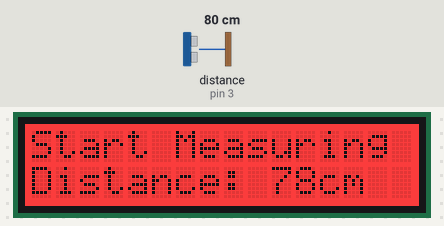
The sketch below on a simulated Arduino Uno, built with avr-gcc and run on an emulated ATmega328P. Shown: 16×2 character LCD. Wiring (inferred from the names in the program): ultrasonic range finder: trigger pin 2; echo pin 3. The test bench sets the inputs (shaded band); at power-on: distance to the obstacle (sensor on pin 3) 80 cm. The echo pulse lasts 58.3 µs per cm; what the sketch prints to the serial monitor is not drawn.

Above: at 3.2 s.
3.3 s: distance to the obstacle (sensor on pin 3) set to 103 cm
At 5.1 s:
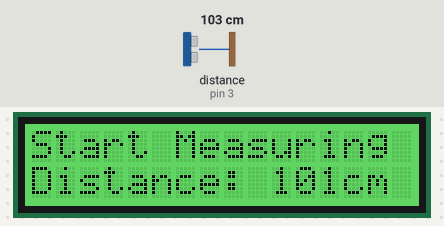
7.4 s: distance to the obstacle (sensor on pin 3) set to 2 cm
At 8.6 s:
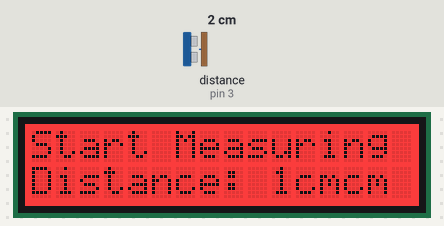
9.7 s: distance to the obstacle (sensor on pin 3) set to 18 cm
At 11.2 s:
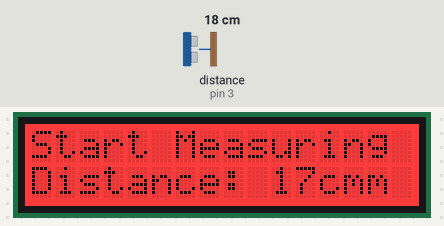
11.7 s: distance to the obstacle (sensor on pin 3) set to 4 cm
At 12.6 s:
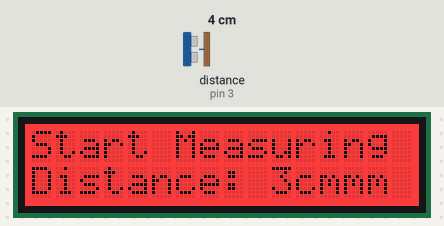
Timing chart, 0 to 14.7 s (numbered marks = the images above; inputs shaded):
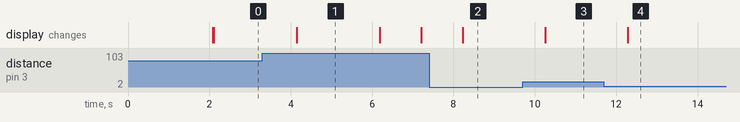

The sketch:

SelfDistancing.ino
```cpp
/*
  Arduino Ultrasoninc Sensor HC-SR04

  modified 19 July 2020
  by THIHA KYAW

  This example code is for Cherryplaza Arduino Training Board
*/
#include <Wire.h>
#include "rgb_lcd.h"

rgb_lcd lcd;

//Color setting for LCD
const int colorR = 255;
const int colorG = 0;
const int colorB = 0;


#define echoPin 3 // attach pin D3, J3-4  to pin Echo of HC-SR04
#define trigPin 2 //attach pin D2, J3-3  to pin Trig of HC-SR04
#define buzzPin 5

// defines variables
long duration; // variable for the duration of sound wave travel
int distance; // variable for the distance measurement

void setup() {
  pinMode(trigPin, OUTPUT); // Sets the trigPin as an OUTPUT
  pinMode(trigPin, OUTPUT); // Sets the trigPin as an OUTPUT
  pinMode(echoPin, INPUT); // Sets the echoPin as an INPUT
  Serial.begin(9600); // // Serial Communication is starting with 9600 of baudrate speed
  Serial.println("Cherryplaza Arduino Training Board"); // print some text in Serial Monitor
  Serial.println("with Arduino UNO R3");

  // set up the LCD's number of columns and rows:
  lcd.begin(16, 2);

  lcd.setRGB(colorR, colorG, colorB);

  // Print a message to the LCD.
  lcd.print("Cherryplaza");
  delay(2000); //2 sec to display

  lcd.setRGB(50, 205, 50);

  lcd.setCursor(0, 0);

  lcd.print("Start Measuring");


}
void loop() {
  // Clears the trigPin condition
  digitalWrite(trigPin, LOW);
  delayMicroseconds(2);
  // Sets the trigPin HIGH (ACTIVE) for 10 microseconds
  digitalWrite(trigPin, HIGH);
  delayMicroseconds(10);
  digitalWrite(trigPin, LOW);
  // Reads the echoPin, returns the sound wave travel time in microseconds
  duration = pulseIn(echoPin, HIGH);
  // Calculating the distance
  distance = duration * 0.034 / 2; // Speed of sound wave divided by 2 (go and back)

  //Show Distance in line 2
  lcd.setCursor(0, 1);
  // print the number of seconds since reset:
  lcd.print("Distance:");

  lcd.setCursor(10, 1);
  lcd.print(distance);
  lcd.print("cm");

  if(distance < 100)
  {
    digitalWrite(buzzPin, HIGH);
    lcd.setRGB(colorR, colorG, colorB);
  }
  else
  {
    digitalWrite(buzzPin, LOW);
     lcd.setRGB(50, 205, 50);
  }
  // Displays the distance on the Serial Monitor
  Serial.print("Distance: ");
  Serial.print(distance);
  Serial.println(" cm");

  delay(1000); //1 sec to display
}
```

Measured:
- after the input at 3.3 s, the display: changes after 0.85 s (image 1)
- after the input at 7.4 s, the display: changes after 0.83 s (image 2)
- after the input at 9.7 s, the display: changes after 0.56 s (image 3)
- after the input at 11.7 s, the display: changes after 0.59 s (image 4)
- what the display in image 1 shows lasts 2.1 s, from 4.1 s to 6.2 s
